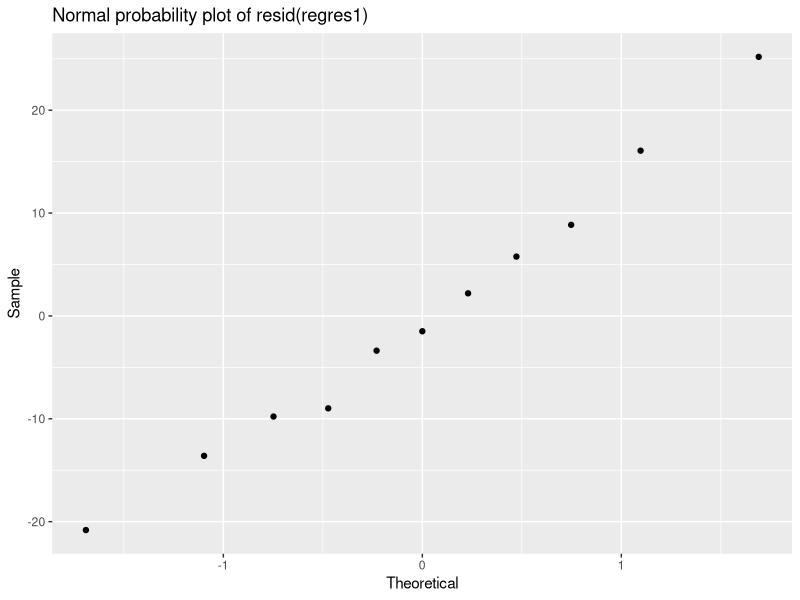
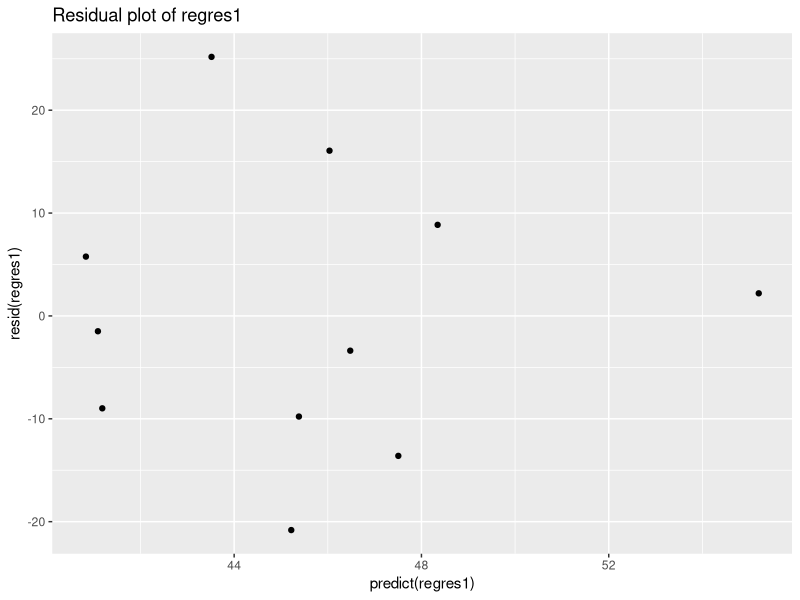
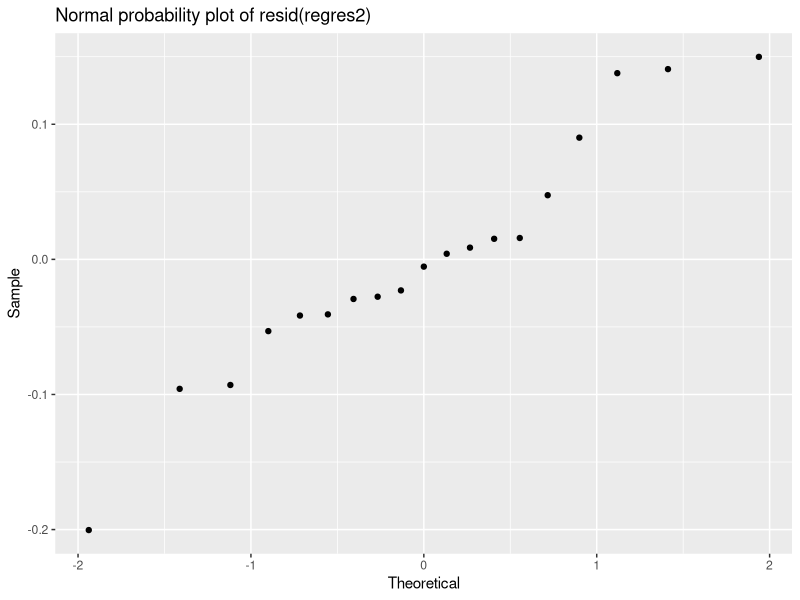
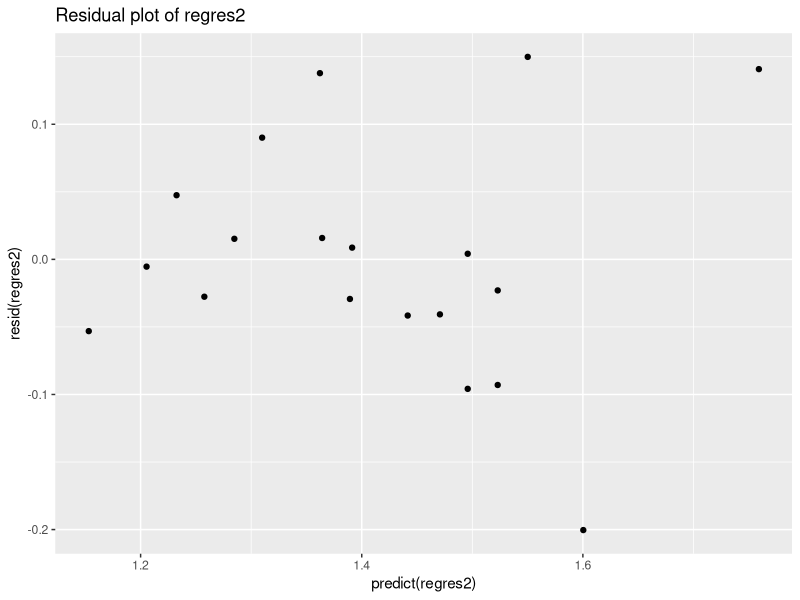

Write R code to recreate these figures, in order.
setwd("C:/Users/tntje/work/school/applied-stats/assignment13")

library(ggplot2)

# 14.20
bb <- read.csv("blackbears.csv")
regres1 <- lm(bb$hr~bb$age+bb$weight)
summary(regres1)
anova(regres1)
qqp1 <- ggplot(data = bb, aes(sample = resid(regres1))) + geom_qq()
qqp1 <- qqp1 + labs(
  x = "Theoretical",
  y = "Sample",
  title = "Normal probability plot of resid(regres1)"
)
qqp1
rp1 <- ggplot(data = bb, aes(x = predict(regres1), y = resid(regres1))) + geom_point()
rp1 <- rp1 + labs(
  x = "predict(regres1)",
  y = "resid(regres1)",
  title = "Residual plot of regres1"
)
rp1

# 14.27
prey <- read.csv("prey and predation.csv")
regres2 <- lm(prey$time~prey$length+prey$speed)
f_regres2 <- function(length, speed) {
  return(regres2$coefficients[1] + regres2$coefficients[2] * length + regres2$coefficients[3] * speed)
}
summary(regres2)
anova(regres2)
qqp2 <- ggplot(data = prey, aes(sample = resid(regres2))) + geom_qq()
qqp2 <- qqp2 + labs(
  x = "Theoretical",
  y = "Sample",
  title = "Normal probability plot of resid(regres2)"
)
qqp2
rp2 <- ggplot(data = prey, aes(x = predict(regres2), y = resid(regres2))) + geom_point()
rp2 <- rp2 + labs(
  x = "predict(regres2)",
  y = "resid(regres2)",
  title = "Residual plot of regres2"
)
rp2

prey$ls <- with(prey, length / speed)
regres3 <- lm(prey$time~prey$ls)
summary(regres3)
anova(regres3)

